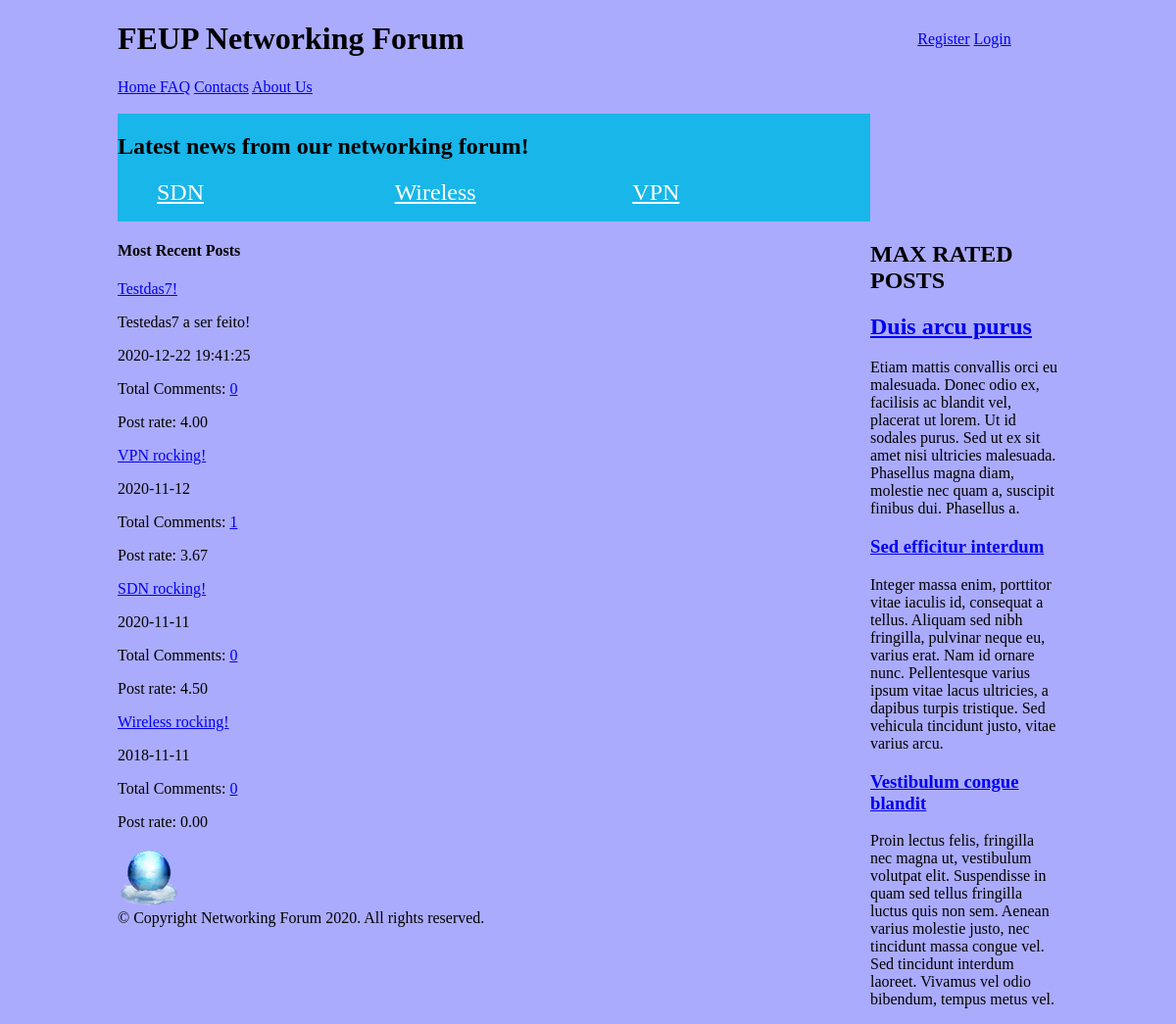
/php/initialpage.php, run on an earlier commit of the app's database.
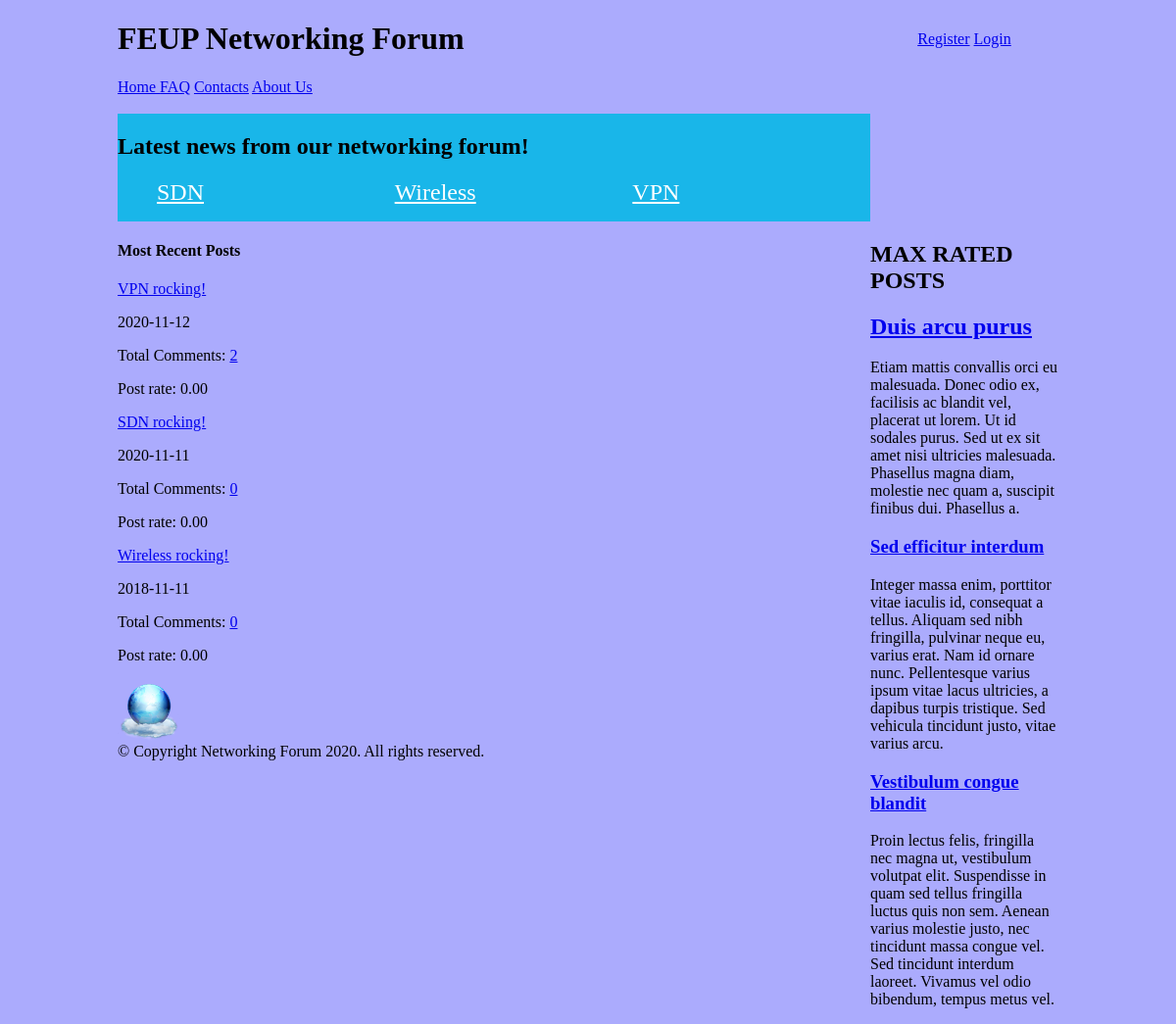
And on a later commit of the database.
### tables this page shows
CREATE TABLE forumpost (
    postid integer PRIMARY KEY AUTOINCREMENT,
    posttitle text NOT NULL,
    content text CHECK(LENGTH(content)>= 0 AND LENGTH(content)<20000),
    username text REFERENCES user, 
    published INTEGER, -- date when the article was published in epoch format
    topic text REFERENCES topic, 
    postrate integer CHECK(postrate>=0 AND postrate <=5)
    );

### php/initialpage.php (called while the page is built)
<?php
  require_once("../database/init.php");
  require_once("../database/posts.php");
  require_once("../database/comments.php");
  include_once("../templates/homepage_section/header_pagina_inicial_tpl.php");
  include_once("../templates/homepage_section/topics_tpl.php");
  $stories = getAllPosts();
  include_once("../templates/homepage_section/max_rated_tpl.php");
  include_once("../templates/homepage_section/most_recent_posts_tpl.php");
  include_once("../templates/static_sections/footer_tpl.php");
?>

### database/posts.php (called while the page is built, shortened)
<?php
function getAllPosts()
{
  global $dbh;
  $stmt = $dbh->prepare('SELECT * FROM forumpost ORDER BY published DESC');
  $stmt->execute();
  return $stmt->fetchAll();
}

### database/comments.php (called while the page is built, shortened)
<?php
  function getTotalOfCommentsOnPost($postid){
    global $dbh;
    $stmt = $dbh->prepare('SELECT COUNT(comment.postid) as numbOfComments FROM comment WHERE postid = ?');
    $stmt->execute(array($postid));
    return $stmt->fetchColumn();
  }
?>

### templates/homepage_section/most_recent_posts_tpl.php (the view)
<?php
require_once("../database/comments.php");
?>
<section id="posts">
  <article>
  <aside id="related">
   <h1> Most Recent Posts</h1>
   <?php foreach ($stories as $story) { ?>
   <article>
    <a href="../php/post.php?postid=<?php echo $story['postid'] ?>"><?php echo $story['posttitle'] ?></a>
    <p><?php echo $story['content'] ?></p>
    <p class="date"><?= $story['published'] ;?></p>
    <?php $numbOfComments = getTotalOfCommentsOnPost($story['postid']); ?>
    <p>Total Comments: <a href="../php/post.php?postitle=<?php echo $story['posttitle'] ?>&postid=<?php echo $story['postid']?>">
    <?php echo $numbOfComments; ?></a>
    <p>Post rate: <?php echo number_format($story["postrate"], 2, '.', ''); ?></p>
   </article>
  </aside>
<?php  } ?>

### templates/homepage_section/header_pagina_inicial_tpl.php (shortened to what this page needs)
<!DOCTYPE html>
<html lang="en">
<head>
    <link href="../css/initialpage.css" rel="stylesheet">
</head>
<body>
    <header>
        <h1> FEUP Networking Forum </h1>
        <div id="signup">
            <a href="register.php">Register</a>
            <?php if (!isset($_SESSION["username"])) { ?>
            <a href="login.php">Login</a>
            <?php } ?>
        </div>
        <div id="otherpages">
            <a href="initialpage.php"> Home </a>
            <a href="../php/FAQ.php">FAQ</a>
            <a href="../php/contacts.php">Contacts</a>
            <a href="../php/aboutUs.html">About Us</a> <br> <br>
        </div>
</head>
<body>

### templates/homepage_section/topics_tpl.php
<nav id="topics">
            <h2> Latest news from our networking forum!  </h2>
        <ul>
            <li><a href="../php/list_by_topic.php?topic=SDN">SDN</a></li>
            <li><a href="../php/list_by_topic.php?topic=Wireless">Wireless</a></li>
            <li><a href="../php/list_by_topic.php?topic=VPN">VPN</a></li>
        </ul>
</nav>

### templates/homepage_section/max_rated_tpl.php
<aside id="maxrated">
        <h1> MAX RATED POSTS</h1>
        <article>
          <h2><a href="#">Duis arcu purus</a></h1>
          <p>Etiam mattis convallis orci eu malesuada. Donec odio ex, facilisis ac blandit vel, placerat ut lorem. Ut id sodales purus. Sed ut ex sit amet nisi ultricies malesuada. Phasellus magna diam, molestie nec quam a, suscipit finibus dui. Phasellus a.</p>
        </article>
        <article>
          <h1><a href="#">Sed efficitur interdum</a></h1>
          <p>Integer massa enim, porttitor vitae iaculis id, consequat a tellus. Aliquam sed nibh fringilla, pulvinar neque eu, varius erat. Nam id ornare nunc. Pellentesque varius ipsum vitae lacus ultricies, a dapibus turpis tristique. Sed vehicula tincidunt justo, vitae varius arcu.</p>
        </article>
        <article>
          <h1><a href="#">Vestibulum congue blandit</a></h1>
          <p>Proin lectus felis, fringilla nec magna ut, vestibulum volutpat elit. Suspendisse in quam sed tellus fringilla luctus quis non sem. Aenean varius molestie justo, nec tincidunt massa congue vel. Sed tincidunt interdum laoreet. Vivamus vel odio bibendum, tempus metus vel.</p>
        </article>
</aside>

### templates/static_sections/footer_tpl.php
<footer>
    <div class="container" id="footer-bottom">
    <img id="footer-logo" src="../images/Heaven-Networking-icon.png" style="vertical-align:middle;">
    <div id="copyright">
        © Copyright Networking Forum 2020. All rights reserved.
    </div>
    </div>
</footer>
</body>
</html>

### css/initialpage.css (style rules this page uses)
body { background-color: #ababfd; margin: 0 auto; width: 60em; display: grid; grid-template-columns: [start] 4fr [middle] 1fr [end]; grid-template-rows: [start] auto [topics] auto [posts] 1fr [footer] auto [end]; }
body > header h1 { font-family: garamond; }
body > header { grid-column: start / end; }
#topics { background-color: #19B6E9; grid-column: start; }
aside { grid-column: middle; grid-row: topics/end; }
#posts { grid-column: start; }
body > header { display: grid; grid-template-columns: [start] 4fr [middle] 1fr [end]; grid-template-rows: auto auto; }
body > header h1 { grid-column: 1; grid-row: 1; }
body > header #signup { grid-column: 2; grid-row: 1; justify-self: center; align-self: center; }
#topics ul { display: flex; flex-direction: row; }
#topics li { display: block; flex: 1; color: white; }
#topics li a { color: white; font-family: Georgia, 'Times New Roman', Times, serif; font-size: x-large; }
footer { bottom:100; width:100%; height:60px; }

What changed in the data, as far as the page shows it:
removed forumpost: posttitle "Testdas7!", content "Testedas7 a ser feito!", published "2020-12-22 19:41:25", numbOfComments "0", postrate "4.00"
changed forumpost "VPN rocking!": postid "1" → "2"; postrate "3.67" → "0.00"
changed forumpost "SDN rocking!": postrate "4.50" → "0.00"
